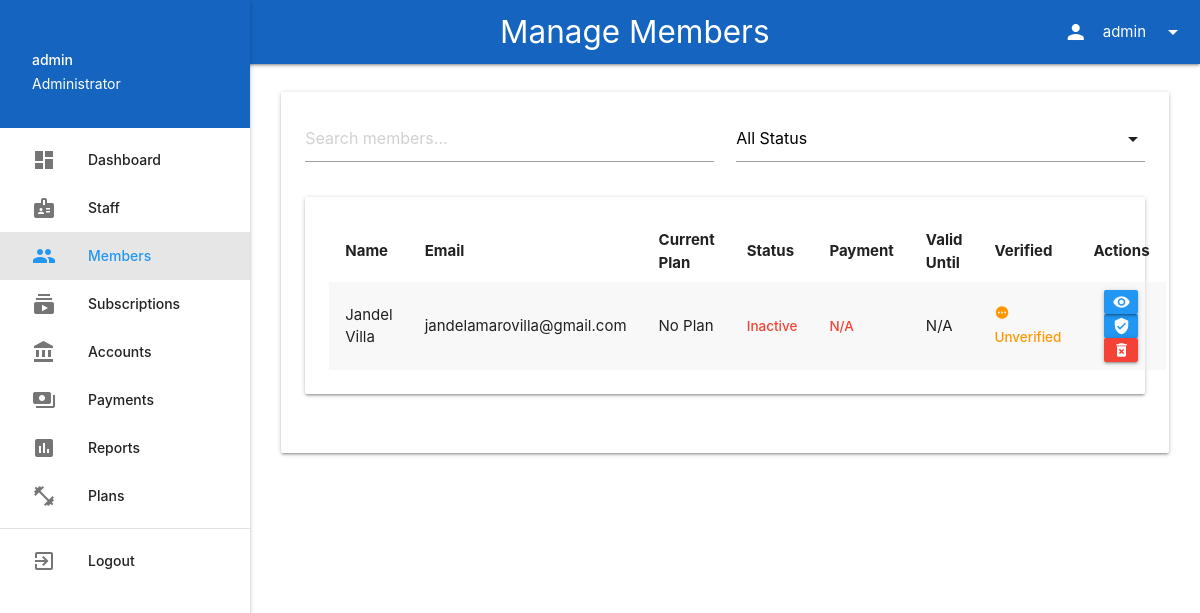
/admin/members.php (signed in), run on the app's committed database.
### tables this page shows
CREATE TABLE `users` (
  `id` int(11) NOT NULL,
  `username` varchar(50) NOT NULL,
  `password` varchar(255) NOT NULL,
  `email` varchar(100) NOT NULL,
  `full_name` varchar(100) NOT NULL,
  `contact_number` varchar(20) NOT NULL,
  `address` text NOT NULL,
  `role` enum('admin','staff','member') NOT NULL,
  `status` enum('active','inactive') DEFAULT 'active',
  `verified` tinyint(1) DEFAULT 0,
  `verified_at` datetime DEFAULT NULL,
  `verified_by` int(11) DEFAULT NULL,
  `staff_notes` text DEFAULT NULL,
  `permanently_deleted` tinyint(1) DEFAULT 0,
  `deleted_at` datetime DEFAULT NULL,
  `created_at` timestamp NOT NULL DEFAULT current_timestamp(),
  `updated_at` timestamp NOT NULL DEFAULT current_timestamp() ON UPDATE current_timestamp()
);

### admin/members.php (the view, shortened to what this page needs)
<?php
require_once '../config/config.php';
$search = isset($_GET['search']) ? $conn->real_escape_string($_GET['search']) : '';
$query = "SELECT u.*,
          CASE
            WHEN s.id IS NULL THEN 'Inactive'
            WHEN s.status = 'active' THEN 'Active'
            WHEN s.status = 'pending' THEN 'Pending'
            ELSE 'Inactive'
          END as subscription_status,
          p.name as plan_name,
          s.end_date as subscription_end,
          CASE
            WHEN s.id IS NULL THEN NULL
            ELSE COALESCE(py.status, 'pending')
          END as payment_status,
          u.created_at as member_since,
          u.verified,
          u.verified_at,
          u.verified_by,
          u.staff_notes
          FROM users u
          LEFT JOIN subscriptions s ON u.id = s.user_id AND s.status = 'active'
          LEFT JOIN plans p ON s.plan_id = p.id
          LEFT JOIN payments py ON s.id = py.subscription_id
          WHERE u.role = 'member'
          AND u.permanently_deleted = 0";
$result = $conn->query($query);
?>
<!DOCTYPE html>
<html lang="en">
<head>
    <link rel="stylesheet" href="https://cdnjs.cloudflare.com/ajax/libs/materialize/1.0.0/css/materialize.min.css">
</head>
<body>
    <?php include '../includes/admin_nav.php'; ?>
    <main>
        <div class="row">
            <div class="col s12">
                <div class="card">
                    <div class="card-content">
                        <div class="row">
                            <div class="col s12 m6">
                                <input type="text" id="search" placeholder="Search members..." value="<?php echo htmlspecialchars($search); ?>">
                            </div>
                            <div class="col s12 m6">
                            </div>
                        </div>
                        <div class="row">
                            <div class="col s12">
                                <div class="card">
                                    <div class="card-content">
                                        <table class="striped responsive-table" id="members-table">
                                            <thead>
                                                <tr>
                                                    <th>Name</th>
                                                    <th>Email</th>
                                                    <th>Current Plan</th>
                                                    <th>Status</th>
                                                    <th>Payment</th>
                                                    <th>Valid Until</th>
                                                    <th>Verified</th>
                                                    <th class="center-align">Actions</th>
                                                </tr>
                                            </thead>
                                            <tbody>
                                                <?php if ($result && $result->num_rows > 0): ?>
                                                    <?php while($member = $result->fetch_assoc()): ?>
                                                        <tr>
                                                            <td><?php echo htmlspecialchars($member['full_name']); ?></td>
                                                            <td><?php echo htmlspecialchars($member['email']); ?></td>
                                                            <td><?php echo htmlspecialchars($member['plan_name'] ?? 'No Plan'); ?></td>
                                                            <td>
                                                                <span class="status-text <?php
                                                                    echo $member['subscription_status'] === 'Active' ? 'status-active' :
                                                                        ($member['subscription_status'] === 'Pending' ? 'status-pending' : 'status-expired');
                                                                ?>">
                                                                    <?php echo $member['subscription_status']; ?>
                                                                </span>
                                                            </td>
                                                            <td>
                                                                <?php if ($member['subscription_status'] !== 'Inactive'): ?>
                                                                    <span class="status-text <?php
                                                                        echo $member['payment_status'] === 'paid' ? 'status-paid' : 'status-pending';
                                                                    ?>">
                                                                        <?php echo ucfirst($member['payment_status']); ?>
                                                                    </span>
                                                                <?php else: ?>
                                                                    <span class="status-text status-expired">N/A</span>
                                                                <?php endif; ?>
                                                            </td>
                                                            <td>
                                                                <?php
                                                                if ($member['subscription_status'] === 'Inactive') {
                                                                    echo 'N/A';
                                                                } else {
                                                                    echo date('M d, Y', strtotime($member['subscription_end']));
                                                                }
                                                                ?>
                                                            </td>
                                                            <td>
                                                                <?php if ($member['verified']): ?>
                                                                    <span class="status-text status-active">
                                                                        <i class="material-icons tiny">verified</i> Verified
                                                                    </span>
                                                                <?php else: ?>
                                                                    <span class="status-text status-pending">
                                                                        <i class="material-icons tiny">pending</i> Unverified
                                                                    </span>
                                                                <?php endif; ?>
                                                            </td>
                                                            <td class="center-align">
                                                                <div class="action-buttons">
                                                                    <a href="#" onclick="viewMemberDetails(<?php echo $member['id']; ?>)"
                                                                       class="btn-small blue waves-effect waves-light tooltipped"
                                                                       data-position="top" data-tooltip="View Details">
                                                                        <i class="material-icons">visibility</i>
                                                                    </a>
                                                                    <?php if (!$member['verified']): ?>
                                                                        <button class="btn-small blue verify-btn" onclick="verifyMember(<?php echo $member['id']; ?>)">
                                                                            <i class="material-icons">verified_user</i>
                                                                        </button>
                                                                    <?php endif; ?>
                                                                    <button class="btn-small red delete-member tooltipped"
                                                                            data-id="<?php echo $member['id']; ?>"
                                                                            data-name="<?php echo htmlspecialchars($member['full_name']); ?>"
                                                                            data-position="top"
                                                                            data-tooltip="Permanently Delete">
                                                                        <i class="material-icons">delete_forever</i>
                                                                    </button>
                                                                </div>
                                                            </td>
                                                        </tr>
                                                    <?php endwhile; ?>
                                                <?php else: ?>
                                                    <tr>
                                                        <td colspan="7" class="center-align">No members found</td>
                                                    </tr>
                                                <?php endif; ?>
                                            </tbody>
                                        </table>
                                    </div>
                                </div>
                            </div>
                        </div>
                    </div>
                </div>
            </div>
        </div>
    </main>
</body>
</html>

### includes/admin_nav.php (style rules this page uses)
main { padding: 20px; margin-left: 250px; }
main { margin-top: 64px; }

### admin/members.php (style rules this page uses)
table td, table th { padding: 8px 16px !important; }
.btn-small { padding: 0 8px; height: 24px; line-height: 24px; }
.btn-small i { font-size: 1.2rem; line-height: 24px; }
.status-text { font-weight: 500; font-size: 0.9rem; }
.status-pending { color: #FF9800; }
.status-expired { color: #F44336; }

### data on the page
users: full_name "Jandel Villa", email "jandelamarovilla@gmail.com", plan_name "No Plan", subscription_status "Inactive", verified 0 (drawn)

### other printed values
$page_title "Manage Members"
$_SESSION['username'] "admin"
